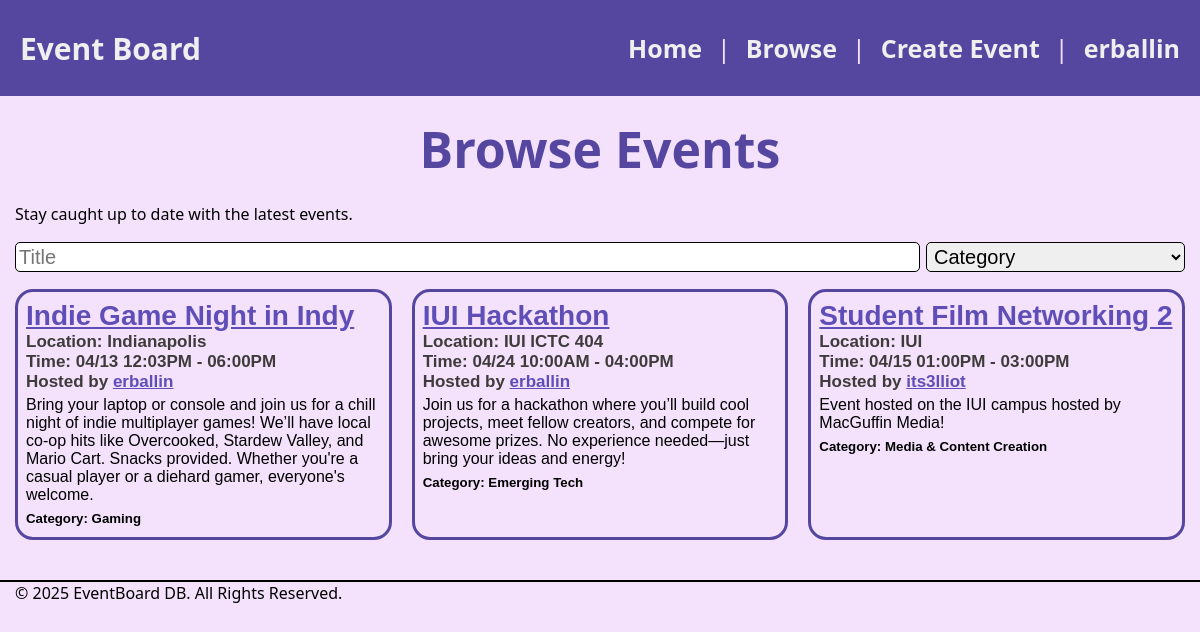
The app's page /browse.php (signed in) with its own data.
### tables this page shows
CREATE TABLE `events` (
  `event_id` int(11) NOT NULL,
  `title` varchar(100) NOT NULL,
  `description` text DEFAULT NULL,
  `location` varchar(200) DEFAULT NULL,
  `start_time` datetime NOT NULL,
  `end_time` datetime NOT NULL,
  `host_id` int(11) NOT NULL,
  `board_id` int(11) DEFAULT NULL,
  `category_id` int(11) DEFAULT NULL,
  `created_at` timestamp NOT NULL DEFAULT current_timestamp(),
  `updated_at` timestamp NOT NULL DEFAULT current_timestamp() ON UPDATE current_timestamp()
);

CREATE TABLE `users` (
  `user_id` int(11) NOT NULL,
  `username` varchar(50) NOT NULL,
  `email` varchar(100) NOT NULL,
  `password` text NOT NULL,
  `display_name` varchar(100) DEFAULT NULL,
  `location` varchar(100) DEFAULT NULL,
  `created_at` timestamp NOT NULL DEFAULT current_timestamp()
);

CREATE TABLE `categories` (
  `category_id` int(11) NOT NULL,
  `name` varchar(50) NOT NULL,
  `description` text DEFAULT NULL
);

### browse.php (the view, shortened to what this page needs)
<?php
include ('includes/header.php');
?>
<?php include 'database.php'; ?>
<div class="main">Browse Events</div>
<p>Stay caught up to date with the latest events.</p>
<div class="inputBar">
  <input type="text" placeholder="Title">
  <select name="Category" id="categorySelect" aria-placeholder="Category">
    <option value="none" selected>Category</option>
  </select>
</div>
<div class="eventBoard">
  <?php
  $sql = "
    SELECT
        events.event_id,
        events.title,
        events.description,
        events.location,
        events.start_time,
        events.end_time,
        events.host_id,
        events.category_id,
        events.created_at,
        users.username,
        categories.name AS category_name
    FROM events
    JOIN users ON events.host_id = user_id
    JOIN categories ON events.category_id = categories.category_id
    ";
  $result = $conn->query($sql);
  while ($row = $result->fetch_assoc()) {
    $startDate=strtotime($row['start_time']);
    $endDate=strtotime($row['end_time']);
    echo "<div class='event'>";
    echo '<h1><a href="event.php?eventId=' . htmlspecialchars($row['event_id']) . '">' . htmlspecialchars($row['title']) . '</a></h1>';
    echo '<h2>Location: ' . htmlspecialchars($row['location']) . '</h2>';
    if (date('Y-m-d', $startDate) === date('Y-m-d', $endDate)) {
        echo '<h2>Time: ' .  date('m/d h:iA', $startDate) . ' - ' .  date('h:iA', $endDate) . '</h2>';
    } else {
        echo '<h2>Time: ' .  date('m/d h:iA', $startDate) . ' - ' .  date('m/d h:iA', $endDate) . '</h2>';
    }
    echo '<h3>Hosted by <a href="user.php?userId=' . htmlspecialchars($row['host_id']) . '">'.htmlspecialchars($row['username']).'</a></h3>';
    echo "<p>".htmlspecialchars($row['description'])."</p>";
    echo "<h5>Category: ". htmlspecialchars($row['category_name']) ."</h5>";
    echo "</div>";
  }
  ?>
</div>
<?php
include ('includes/footer.php');

### www/css/styles.css (style rules this page uses)
* { margin: 0; padding: 0; box-sizing: border-box; }
html, body { height: 100%; font-family: sans; background-color: #f4e2fd; }
h1, h2, h3, h4, h5, h6, p { margin-bottom: 16px; }
.main { color: #5546a0; font-size: 50px; text-align: center; padding-top: 15px; padding-bottom: 20px; font-weight: 700; margin: 0 !important; }
.eventBoard { display: flex; align-items: stretch; justify-content: flex-start; flex-wrap: wrap; gap: 20px; }
.event { flex: 1; border: 3px solid #5546a0; border-radius: 18px; padding: 8px; font-family: sans-serif; min-width: 350px; }
.event h1 { font-size: 28px; margin-bottom: 0px; }
.event h2, .event h3 { font-size: 17px; margin-bottom: 0px; color: rgb(63, 59, 59); }
.event p { margin: 4px 0 0 0; }
.event h5 { margin: 7px 0 3px 0; }
.event a { color: #5f4eb7; }
.inputBar { margin: 17px 0px; display: flex; align-items: stretch; gap: 6px; justify-content: stretch; }
.inputBar * { flex: 0.2; }
.inputBar input { flex: 1; }
.inputBar input, .inputBar select { border: 1px solid black; border-radius: 5px; font-size: 20px; padding: 2px 3px; }

### records on screen
events: title "Indie Game Night in Indy", location "Indianapolis", start_time "04/13 12:03PM", end_time "06:00PM", host.username "erballin", description "Bring your laptop or console and join us for a chill night of indie multiplayer games! We’ll have local co-op hits like Overcooked, Stardew Valley, and Mario Cart. Snacks provided. Whether you're a casual player or a diehard gamer, everyone's welcome.", category.name "Gaming"
events: title "IUI Hackathon", location "IUI ICTC 404", start_time "04/24 10:00AM", end_time "04:00PM", host.username "erballin", description "Join us for a hackathon where you’ll build cool projects, meet fellow creators, and compete for awesome prizes. No experience needed—just bring your ideas and energy!", category.name "Emerging Tech"
events: title "Student Film Networking 2", location "IUI", start_time "04/15 01:00PM", end_time "03:00PM", host.username "its3lliot", description "Event hosted on the IUI campus hosted by MacGuffin Media!", category.name "Media & Content Creation"

### other values on screen
$_SESSION['username'] "erballin"
